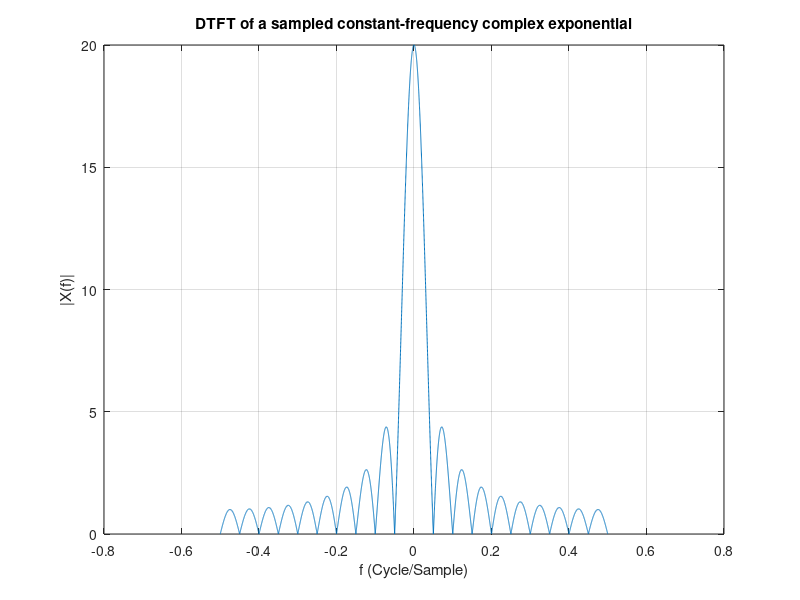

Write MATLAB code to recreate this figure. (Note: this script raises an error after producing the figure.)
clear; clc; close all;
%%
f0 = 0;
N = 20;

fLimit = 0.5;
f = linspace(-fLimit,fLimit,10001);

X = zeros(length(f),1);

for i = 1:length(f)
    if sin(pi*(f(i)-f0)) == 0
        X(i) = N;
    else
        X(i) = abs( sin(N*pi*(f(i)-f0))/sin(pi*(f(i)-f0)) );
    end
end

figure(1)
plot(f, X);
xlabel('f (Cycle/Sample)')
ylabel('|X(f)|')
title('DTFT of a sampled constant-frequency complex exponential')
grid on

figure(2)
plot(f, db(X/max(X)));
xlabel('f (Cycle/Sample)')
ylabel('|X(f)|')
title('DTFT of a sampled constant-frequency complex exponential')
grid on